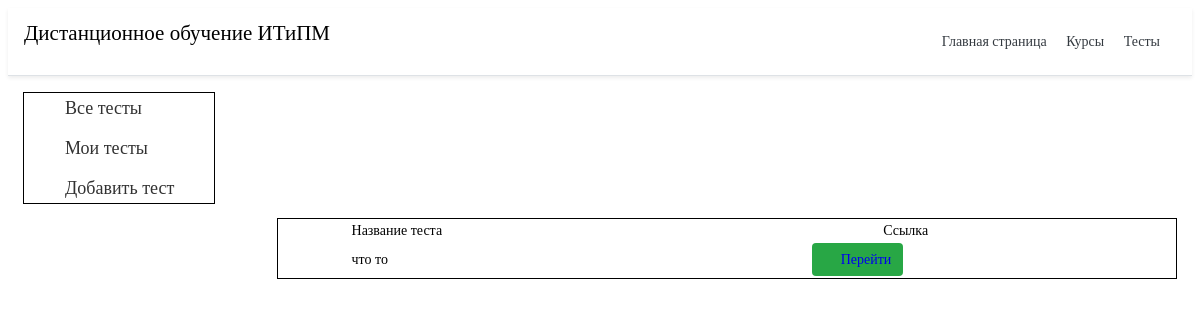
/test/, run on an earlier commit of the app's database.
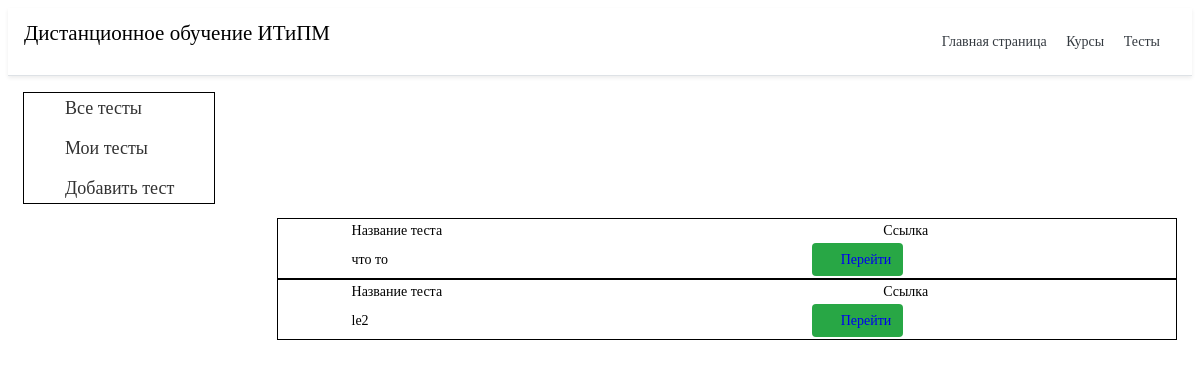
And on a later commit of the database.
### testing/models.py (models this page shows, shortened)
class TestTable(models.Model):
    id_topic = models.ForeignKey(TopicTable, on_delete=models.CASCADE)
    test_name = models.CharField('Название теста', max_length=50)
    time = models.TimeField('Время прохождение')
    class Meta:
        verbose_name = 'Тест'
        verbose_name_plural = 'Тесты'

### testing/views.py (the view)
# urls.py: path('', views.test_home, name='test_home'),
def test_home(request):
    ku = TestTable.objects.order_by('id')
    return render(request, 'testing/test_home.html', {'ku': ku})

### testing/templates/testing/test_home.html (shortened to what this page needs)
{% extends 'main/base.html' %}
{% block content %}
<div>
	<ul class="menu">
		<li><a href="{% url 'test_home' %}">Все тесты</a></li>
		<li><a href="#">Мои тесты</a></li>
		<li><a href="{% url 'addtest' %}">Добавить тест</a></li>
	</ul>
</div>
{% if ku %}
{% for el in ku %}
<table class="iksweb">
			<tbody>
				<tr>
					<td class="table_na">Название теста</td>
					<td class="table_na">Ссылка</td>
				</tr>
				<tr>
					<td class="table_na">{{ el.test_name }}</td>
					<td class="btn btn-success"><a href="{% url 'test_dateil' el.id %}">Перейти</a>
						</button></td>
				</tr>
			</tbody>
		</table>
{%endfor%}
{% else %}
<p>Вы не добавили тест</p>
{%endif%}
{% endblock %}

What changed in the data, as far as the page shows it:
added TestTable: test_name "le2"
